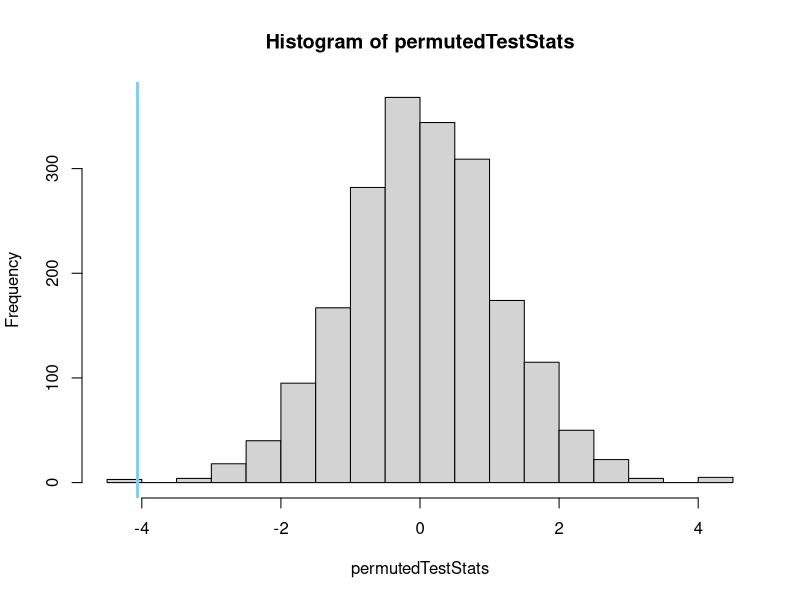

Here is the R script that generated this plot:
## ---- chunk 1
# Perform the initial test:
myTest <- with(sleep, t.test(extra[group==1], extra[group==2], paired = TRUE, mu = 0))
# Get the test statistic from the test:
observedTestStat <- myTest$statistic


# Obtain the permutation sampling distribution 
N <- 2000
permutedTestStats <- rep(NA, N)
for (i in 1:N){
  permuteData <- sample(x=c(-1,1), size=10, replace=TRUE) 
  permutedTest <- with(sleep, t.test(permuteData*(extra[group==1] - extra[group==2]), mu = 0))
  #Note, t.test(group1 - group2) is the same as t.test(group1, group2, paired=TRUE).
  permutedTestStats[i] <- permutedTest$statistic
}
hist(permutedTestStats)
abline(v=observedTestStat, col='skyblue', lwd=3)

# Greater than p-value: (not what we want here)
sum(permutedTestStats >= observedTestStat)/N


# Less than p-value:
sum(permutedTestStats <= observedTestStat)/N
# Correct two sided p-value for this study:
2*sum(permutedTestStats <= observedTestStat)/N

